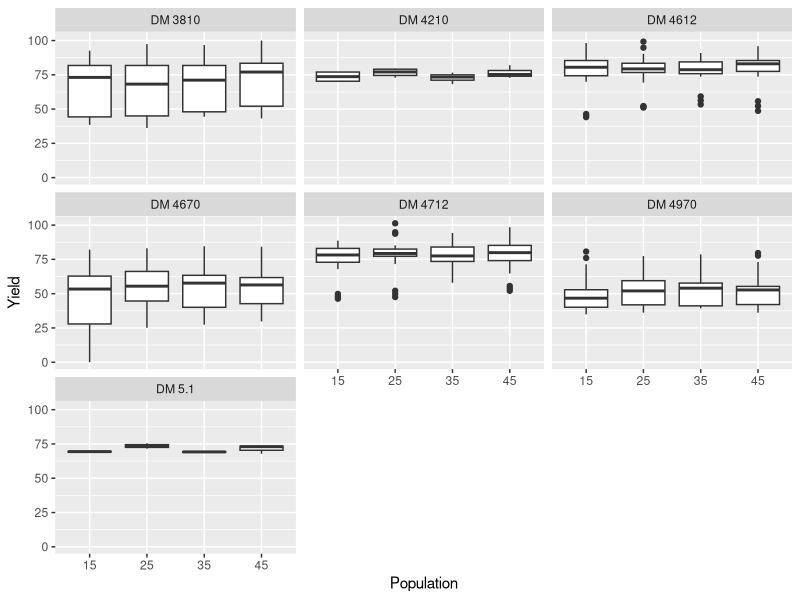
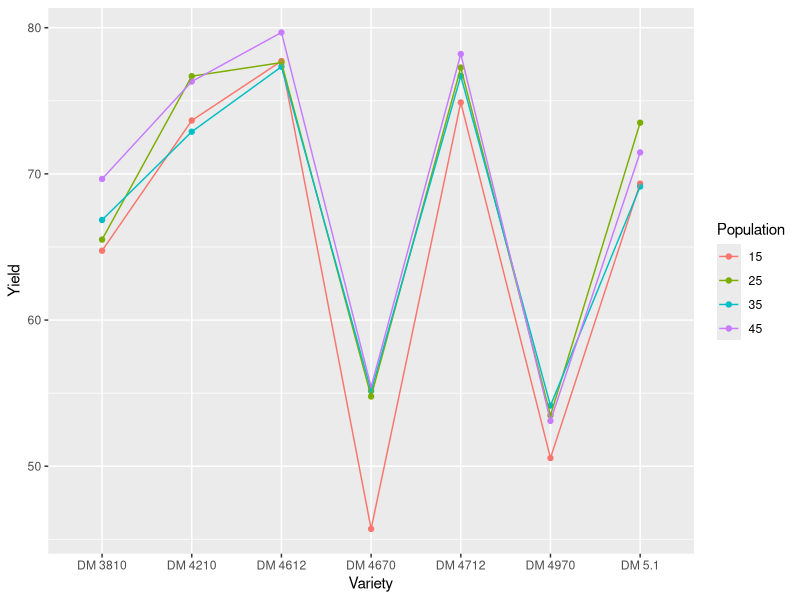
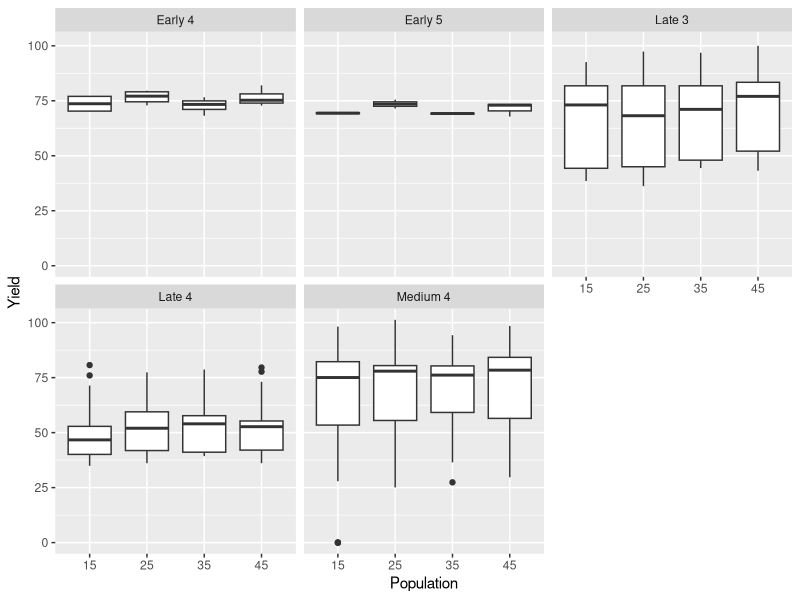
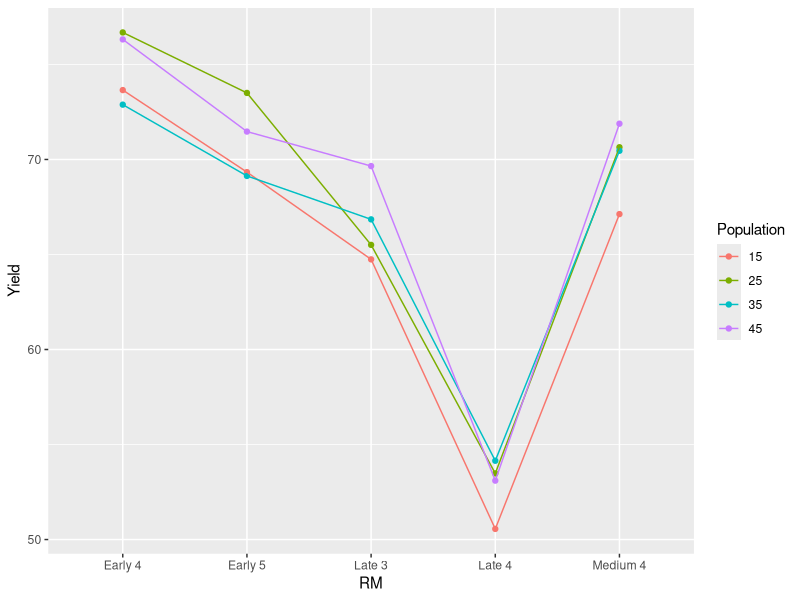
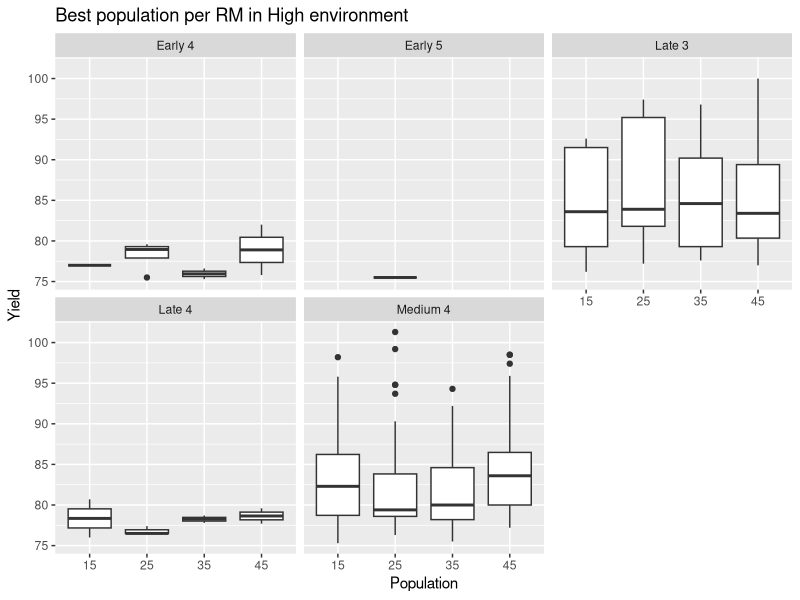
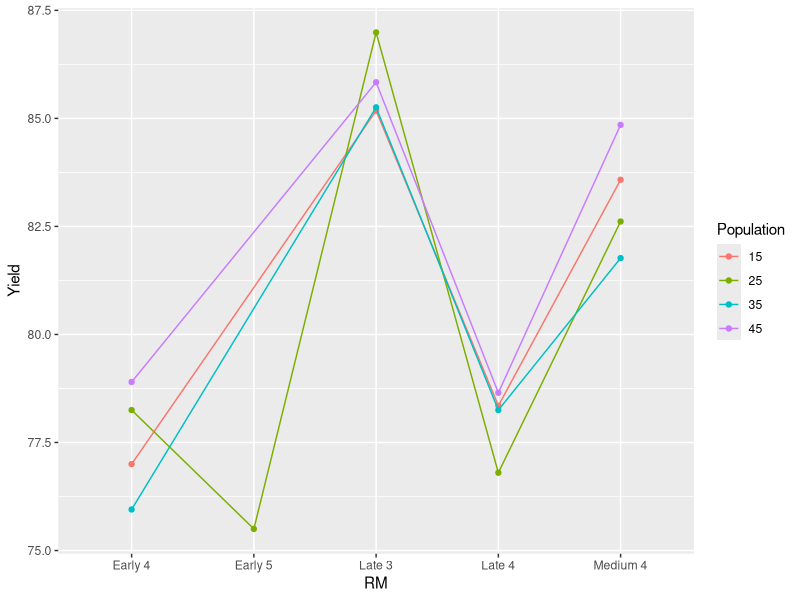
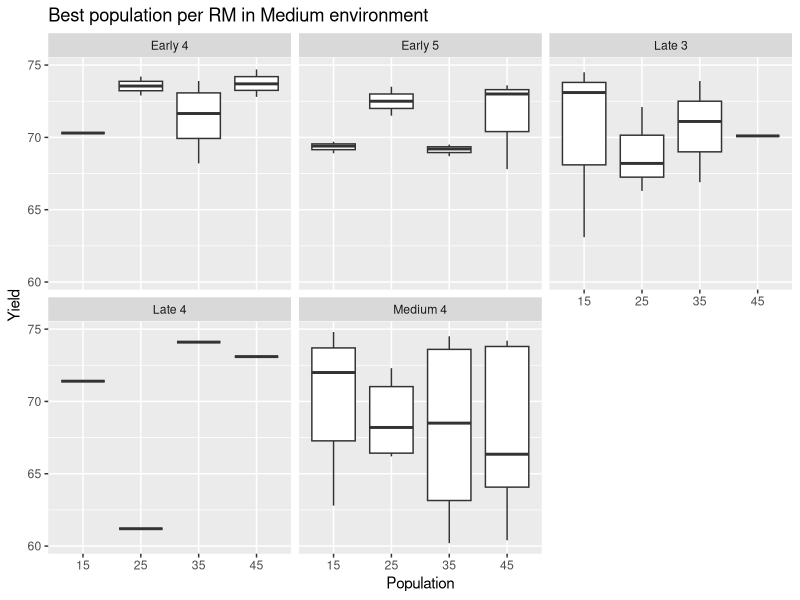
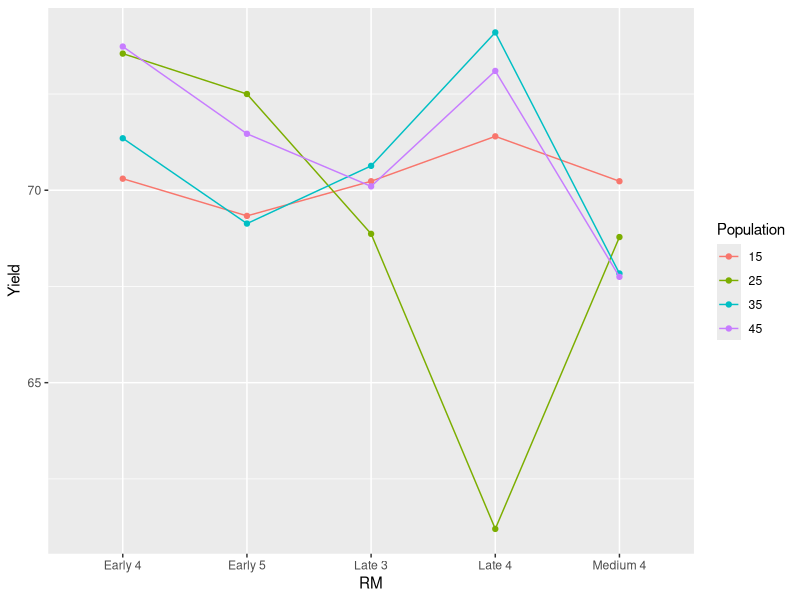

The R source for these figures, in order:
library(lme4)
library(lmerTest)
library(lsmeans)
library(reshape2)
library(ggpubr)
library(dplyr)
library(ggplot2)
library(glmnet)
library(caret)
library(MASS)
library(tidyverse)
library(tidyr)


pop <- read.csv('Population.csv')
pop <- pop[1:9]
pop$Population <- as.factor(pop$Population)
# > str(pop)
# 'data.frame':	420 obs. of  9 variables:
#   $ Season           : Factor w/ 4 levels "2009-10","2010-11",..: 1 1 1 1 1 1 1 1 1 1 ...
# $ Locations        : Factor w/ 10 levels "Bouquet","Bustinza",..: 10 10 10 10 10 10 10 10 10 10 ...
# $ Variety          : Factor w/ 7 levels "DM 3810","DM 4210",..: 4 4 4 4 4 4 4 4 4 4 ...
# $ Population       : Factor w/ 4 levels "15","25","35",..: 1 2 3 4 1 2 3 4 1 2 ...
# $ RM               : Factor w/ 5 levels "Early 4","Early 5",..: 5 5 5 5 5 5 5 5 5 5 ...
# $ Final.Plant.Acres: int  60000 100000 140000 180000 60000 100000 140000 180000 60000 100000 ...
# $ Repetition       : Factor w/ 3 levels "I","II","III": 1 1 1 1 2 2 2 2 3 3 ...
# $ REND             : int  4384 4438 4379 4047 4206 4438 4260 4166 4206 4497 ...
# $ Yield            : num  65.4 66.2 65.4 60.4 62.8 66.2 63.6 62.2 62.8 67.1 ...

# all variety names
# > levels(pop$Variety)
# [1] "DM 3810" "DM 4210" "DM 4612" "DM 4670" "DM 4712" "DM 4970" "DM 5.1" 



#1 best population per variety
var <- lm(Yield ~ Population+Variety, data = pop)
summary(var) 
## DM 3810: Population 45
## DM 4210: Population 25
## DM 4612: Population 15
## DM 4670: Population 25
## DM 4712: Population 45
## DM 4970: Population 25
## DM 5.1: Population 25


# plot best population per variety
ggplot(data = pop, aes(x = Population, y = Yield))+
  geom_boxplot()+
  facet_wrap(~ Variety)

pop %>%
  ggplot()+
  aes(x=Variety, color = Population, group = Population, y=Yield)+
  stat_summary(fun = mean, geom = 'point')+
  stat_summary(fun = mean, geom = 'line')




#2 best population per RM
rm <- lm(Yield ~ Population*RM, data = pop)
summary(rm)
## Early 4: Population 25
## Early 5: Population 25
## Late 3: Population 35
## Late 4: Population 35
## Medium 4: Population 35

# plot best population per rm
ggplot(data = pop, aes(x = Population, y = Yield))+
  geom_boxplot()+
  facet_wrap(~ RM)

pop %>%
  ggplot()+
  aes(x=RM, color = Population, group = Population, y=Yield)+
  stat_summary(fun = mean, geom = 'point')+
  stat_summary(fun = mean, geom = 'line')



#3 create environment variable
pop <- pop %>%
  mutate(enviornment = case_when(Yield > 75 ~ 'high',
                                 (Yield <= 75 & Yield >= 60) ~'medium',
                                 Yield < 60 ~ 'low'))

# best population per RM in high environment
high_rm <- lm(Yield ~ Population*RM, data = pop[which(pop$enviornment=='high'),])
summary(high_rm)
## Early 4: Population 45
## Early 5: Only Population 25 exceed 75 B/A
## Late 3: Population 35
## Late 4: Population 35
## Medium 4: Population 15

# plot best population per rm in high environment
ggplot(data = pop[which(pop$enviornment=='high'),], aes(x = Population, y = Yield))+
  geom_boxplot()+
  labs(title = 'Best population per RM in High environment')+
  facet_wrap(~ RM)

pop[which(pop$enviornment=='high'),] %>%
  ggplot()+
  aes(x=RM, color = Population, group = Population, y=Yield)+
  stat_summary(fun = mean, geom = 'point')+
  stat_summary(fun = mean, geom = 'line')


# best population per RM in medium environment
med_rm <- lm(Yield ~ Population*RM, data = pop[which(pop$enviornment=='medium'),])
summary(med_rm)
## Early 4: Population 45
## Early 5: Populaation 15
## Late 3: Population 15
## Late 4: Population 35
## Medium 4: Population 15

# plot best population per rm in medium environment
ggplot(data = pop[which(pop$enviornment=='medium'),], aes(x = Population, y = Yield))+
  geom_boxplot()+
  labs(title = 'Best population per RM in Medium environment')+
  facet_wrap(~ RM)

pop[which(pop$enviornment=='medium'),] %>%
  ggplot()+
  aes(x=RM, color = Population, group = Population, y=Yield)+
  stat_summary(fun = mean, geom = 'point')+
  stat_summary(fun = mean, geom = 'line')


# best population per RM in low environment
low_rm <- lm(Yield ~ Population*RM, data = pop[which(pop$enviornment=='low'),])
summary(low_rm)
## Early 4: N/A
## Early 5: N/A
## Late 3: Population 45
## Late 4: Population 25 or 35
## Medium 4: Population 25

# plot best population per rm in low environment
ggplot(data = pop[which(pop$enviornment=='low'),], aes(x = Population, y = Yield))+
  geom_boxplot()+
  labs(title = 'Best population per RM in Low environment')+
  facet_wrap(~ RM)

pop[which(pop$enviornment=='low'),] %>%
  ggplot()+
  aes(x=RM, color = Population, group = Population, y=Yield)+
  stat_summary(fun = mean, geom = 'point')+
  stat_summary(fun = mean, geom = 'line')
